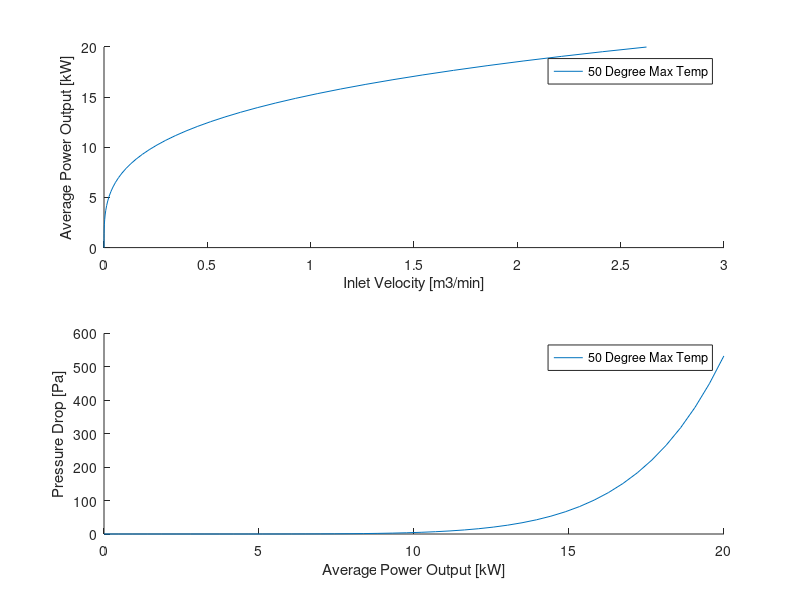
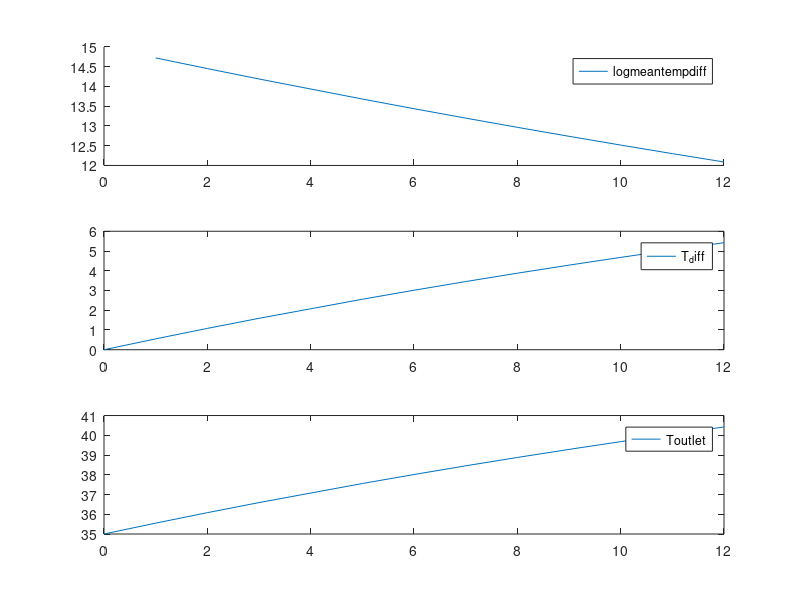
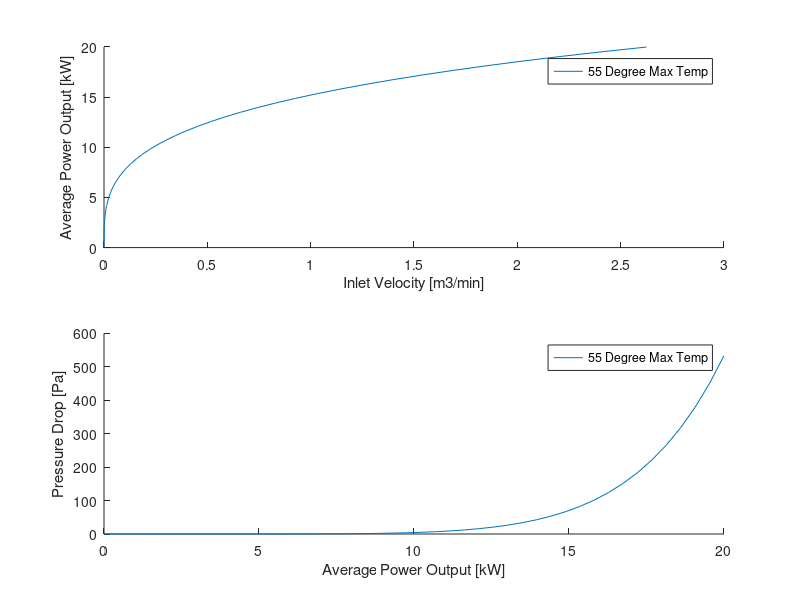
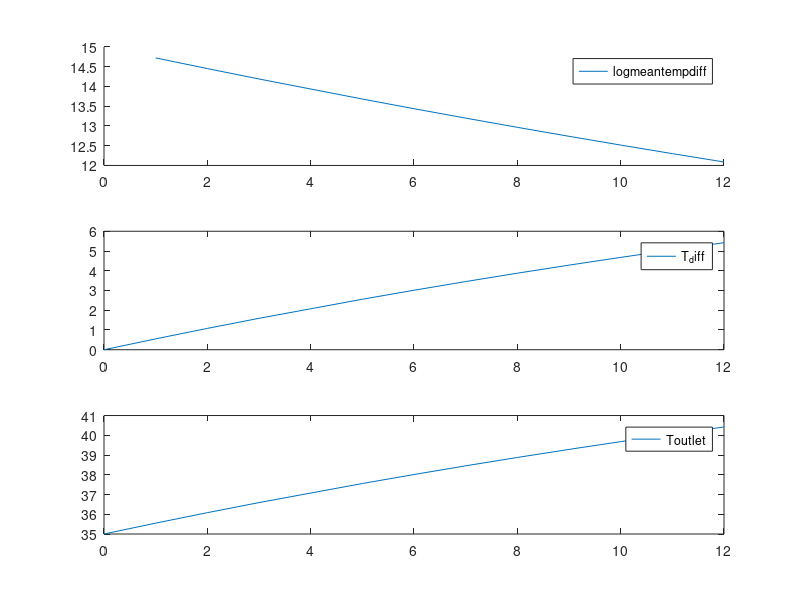

Source code (MATLAB) for these figures, in order:
%% Bank of Tubes Analysis on Subpack Cooling
clear all 
% close all
%% Assumptions
%Nusselt Number correlation does not technically hold true since our flow
%regieme changes as a function of our velocity, however it is a decent
%enough of an approximation

%Average internal resistance of cell used
%Entropic heat not accounted for

%Air properties only evaluated at 30C and 50C
%% Parameters
P_avg = 18.6; % [kW] Average power 
P_max = 20; % [kW] Max power 


%Cell Spacing (from center of one cell to another)
s_l = 11.5*10^-3; % [m] longitudinal spacing
s_t = 24e-3;


%Constants Based on Cell Config 
%C1= 0.35*(s_t/s_l)^(1/5);
%C1 = 0.9;
C2 = 0.95;
m = 0.6;

%Cell Properties
T_cell_max = 55; %[C] 
T_ambient = 35; %[C]
N_rows = [0,1,2,3,5,6,7,8,9,10,11,12]; % Number of rows
N_cells = 6; % Number of cells per row
%totalcells = N_rows*N_cells;
D_cell = 21.55 *10^-3; %[m] Cell diameter
R_cell = D_cell/2; % [m] Cell radius
k_cell = 2.21; %[W /m K] 
L_cell = 70.15*10^-3; % [m] Cell length/height
SA_cell = 0.5*(L_cell-12.7*10^-3)*2*pi*R_cell; %[m^2] Surface Area of cell
R_internal = 0.0087; % [Ohms]

% %Air Properties at 30 C
% rho = 1.164; % [kg/m^3]
% Cp = 1006; % [J/kg K]
% mu = 18.72*10^-6; % [N s/m^2]
% k = 26.62*10^-3; % [W/m K] 
% Pr = mu*Cp/k; %

%Air Properties at 35 C
rho = 1.1459; % [kg/m^3]
Cp = 1006.7; % [J/kg K]
mu = 18.915*10^-6; % [N s/m^2]
k = 26.71*10^-3; % [W/m K] 
Pr = mu*Cp/k; %

% %Air Properties at 50 C (Surface Temp)
% rho_s = 1.093; % [kg/m^3]
% Cp_s = 1007; % [J/kg K]
% mu_s = 19.53*10^-6; % [N s/m^2]
% k_s = 28.08*10^-3; % [W/m K]
% Pr_s = mu_s*Cp_s/k_s; 

%Air Properties at 55 C (Surface Temp)
rho_s = 1.0759; % [kg/m^3]
Cp_s = 1007.7; % [J/kg K]
mu_s = 19.835*10^-6; % [N s/m^2]
k_s = 28.16*10^-3; % [W/m K]
Pr_s = mu_s*Cp_s/k_s; %


%Pack Properties
V_nom = 432; % [V]


%V_inlet_target = 0.29
V_inlet_target = 5
%% Calculations

% For s_l = 24 mm

%Matrix Initialization
n = 40; % number of intervals
P = 0:P_avg/n:P_max;
V_inlet = size(P);
P_delta = size(P);

    %% Calculations
    % For s_l = 24 mm
%figure;    
    %Matrix Initialization
n = 40; % number of intervals
P = 0:P_avg/n:P_max;
V_inlet = size(P);
P_delta = size(P);
temperature = [50,55];
    
for k = 1:2
    T_cell_max = temperature(k);
    switch k
        case 1
            title = "50 Degree Max Temp";
        case 2
            title = "55 Degree Max Temp";

    end
    for j = 1:length(s_t)
        for i = 1:length(P)
            P_avg = P(i);
            %Heat generation and temperature calcs
            I = (P_avg*1000/V_nom)/3; %[A]
            q_total = I^2*R_internal; % [W]
            q_vol_gen = q_total/(pi*R_cell^2*L_cell); % [W/m^3]
            T_s = T_cell_max-(q_vol_gen*R_cell^2)/(4*k_cell); % [K]
            
            %Heat transfer coefficient 
            h= q_total/((T_s-T_ambient)*SA_cell);
            
            %Flow characteristics
            C1 = 0.35*(s_t(j)/s_l)^(1/5);
            Nu = h*D_cell/k_s;
            Re_max = (Nu/(C1*C2*Pr^0.36*(Pr/Pr_s)^0.25))^(1/m);
            
            %Checking where max velocity occurs
    
            s_d(j) = sqrt(s_l^2 + (s_t(j)/2)^2); %[m] diagonal spacing
    
            A1 = (s_t(j)-D_cell);
            A2 = 2*(s_d(j)-D_cell);
            if A2<A1
                V_max = Re_max*mu/(rho*2*(s_d(j)-D_cell)); %Vmax is at A2, denominator is just diameter
                V_inlet(j,i) = V_max*2*(s_d(j)-D_cell)/s_t(j);
                %fprintf('Vmax occurs at A2')
            else
                V_max = Re_max*mu/(D_cell); %Vmax is at A1
                V_inlet(j,i) = V_max*(s_t(j)-D_cell)/s_t(j);
                %fprintf('Vmax occurs at A1')
            end
            
            %Pressure Drop
        for z = 1:length(N_rows)
            P_l = s_l/D_cell;
            P_t = s_t(j)/D_cell;
            Pans = (P_t-1)/(P_l-1);
            P_ratio = P_t/P_l;
    
            %Rough estimates of pressure drop coefficient
            X=1.1; % staggered graph
            f = 0.9; % staggered graph

            P_delta(i) = N_rows(z)*X*(rho*V_max^2/2)*f; %[Pa]

            totalcells = N_rows(z)*N_cells;
            T_ambient_new = 35
            T_cell_max = 50
            Ts_minus_To(z) = (T_cell_max-T_ambient_new)*exp((-pi*D_cell*totalcells*h)/(rho*V_inlet_target*N_cells*s_t(j)*Cp));
            logmeantempdiff(z) = (T_cell_max-T_ambient_new-(Ts_minus_To(z)))/log((T_cell_max-T_ambient_new)/Ts_minus_To(z)); %degC, difference in inlet and outlet air temp
            heattransferrate(z)= totalcells*h*pi*D_cell*logmeantempdiff(z)/1000; %W/m
      
            Tout(z) = -(Ts_minus_To(z)-T_cell_max)
            T_ambient_new(i) = T_ambient_new + Tout(z);
            end
        end    
    end

    figure;

    subplot(2,1,1)
    hold on
    plot(V_inlet*0.012043*60,P,"DisplayName",title);
    xlabel('Inlet Velocity [m3/min]')
    ylabel('Average Power Output [kW]')
    legend('Location','best')
    % legend('23','23.5','24','24.5','25','25.5','26','26.5','27')

    subplot(2,1,2)
    hold on
    plot(P,P_delta,"DisplayName",title)
    ylabel('Pressure Drop [Pa]')
    xlabel('Average Power Output [kW]')
    % legend('23','23.5','24','24.5','25','25.5','26','26.5','27')
    legend('Location','best')
    
    figure;
    subplot(3,1,1)
    hold on
    plot(N_rows,logmeantempdiff)
    legend('logmeantempdiff')

    subplot(3,1,2)
    plot(N_rows,Tout-T_ambient)
    legend('T_diff')

    subplot(3,1,3)
    plot(N_rows,Tout)
    legend('Toutlet')
end
%% Plotting
% figure()
% subplot(2,1,1)
% plot(V_inlet*0.01018*60,P);
% xlabel('Inlet Velocity [m3/min]')
% ylabel('Average Power Output [kW]')
% legend('23','23.5','24','24.5','25','25.5','26','26.5','27')
% 
% subplot(2,1,2)
% plot(P,P_delta)
% ylabel('Pressure Drop [Pa]')
% xlabel('Average Power Output [kW]')
% legend('23','23.5','24','24.5','25','25.5','26','26.5','27')
